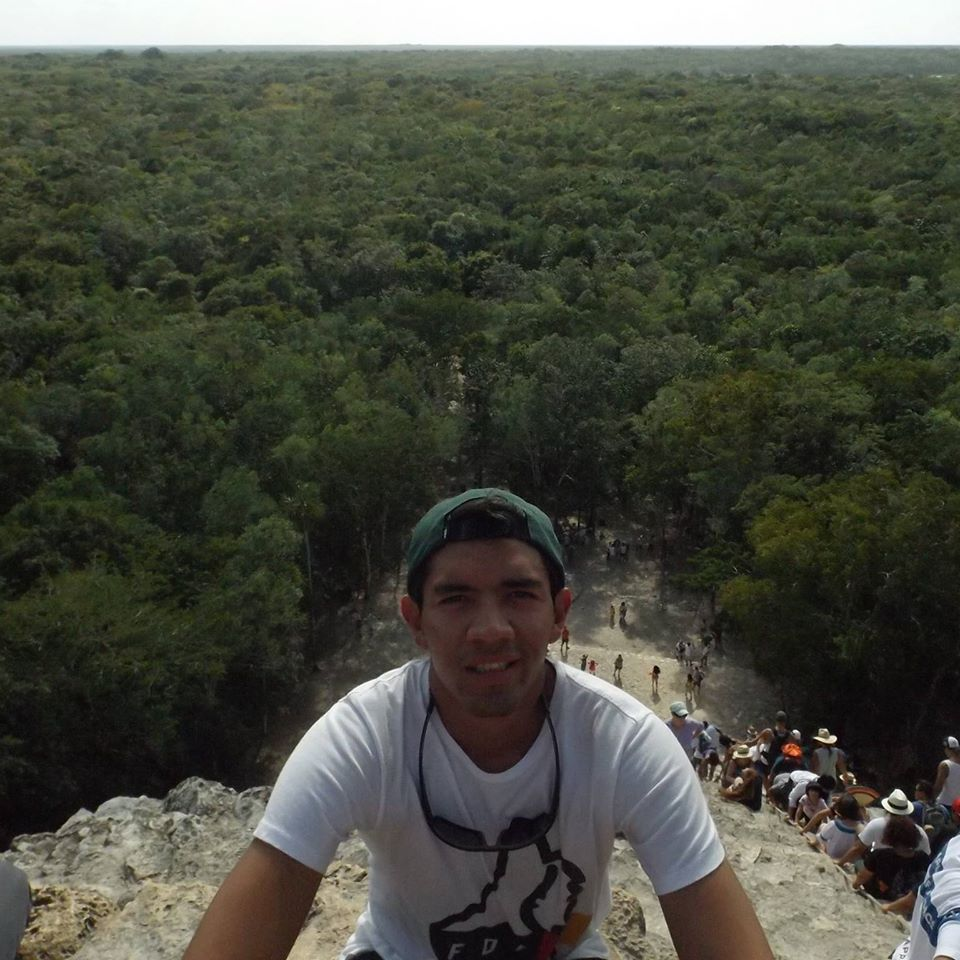
#> input picture Assets/io.jpg, 960 x 960 px
$ python funcionesBasicas.py
#> lines starting #> are read from the running program, lines starting #| are printed output that depends on the picture; after the words box and inside, x2 and y2 are one past the last pixel; in counts of white or black regions, pixels touching at a corner belong together
import cv2
import numpy as np
print("Package imported")

img = cv2.imread("Assets/io.jpg")
#> img is the input picture: shape (960, 960, 3); mean B, G, R 63.9, 74.8, 72.7
kernel = np.ones((5, 5), np.uint8)

imgGray = cv2.cvtColor(img, cv2.COLOR_BGR2GRAY)
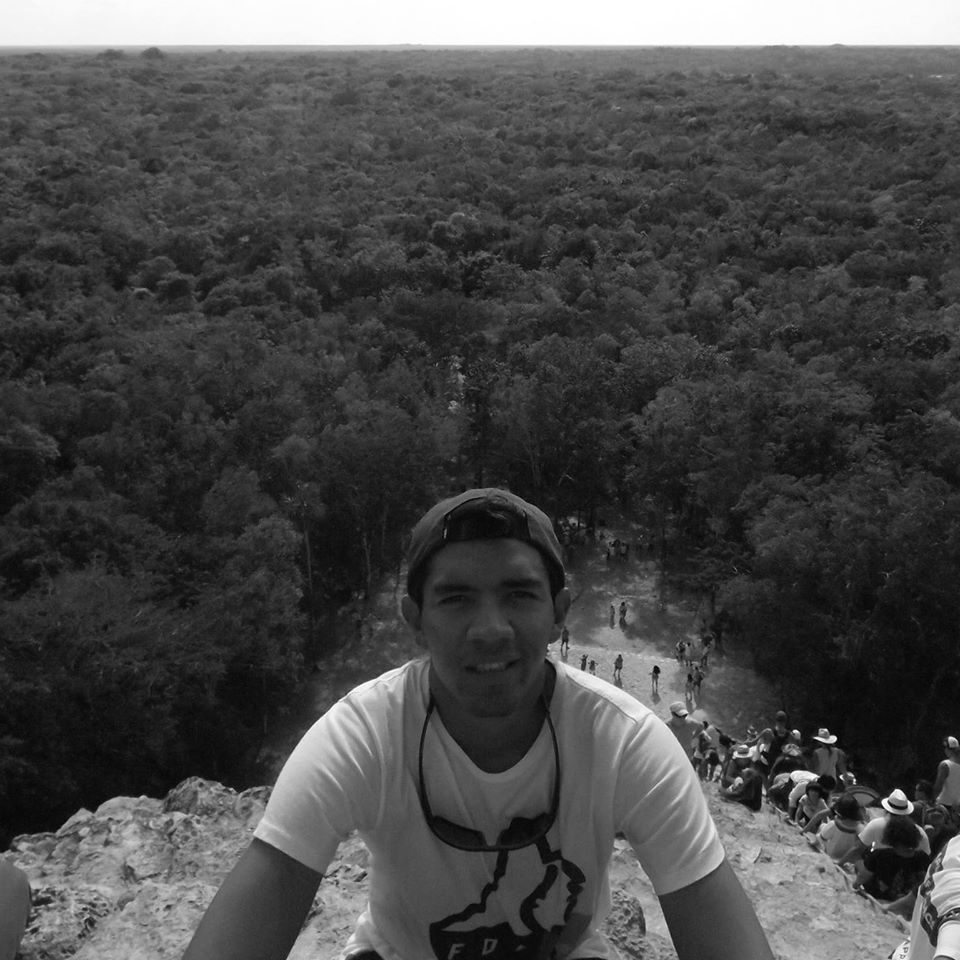
#> imgGray: shape (960, 960); min 1, max 255, mean 72.9
imgBlur = cv2.GaussianBlur(img, (7, 7), 0)
imgCanny = cv2.Canny(img, 200, 200)
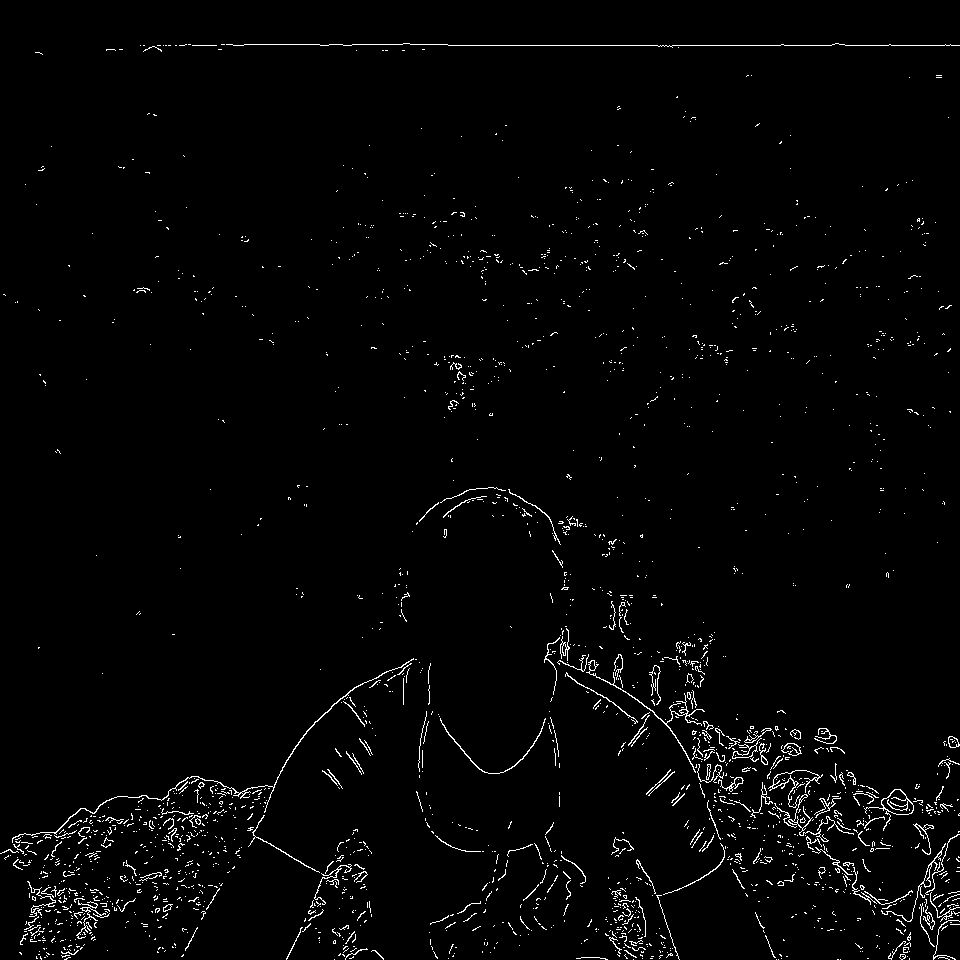
#> imgCanny: shape (960, 960); 1.9% white in thin lines or dots
imgDilation = cv2.dilate(imgCanny, kernel, iterations=2)
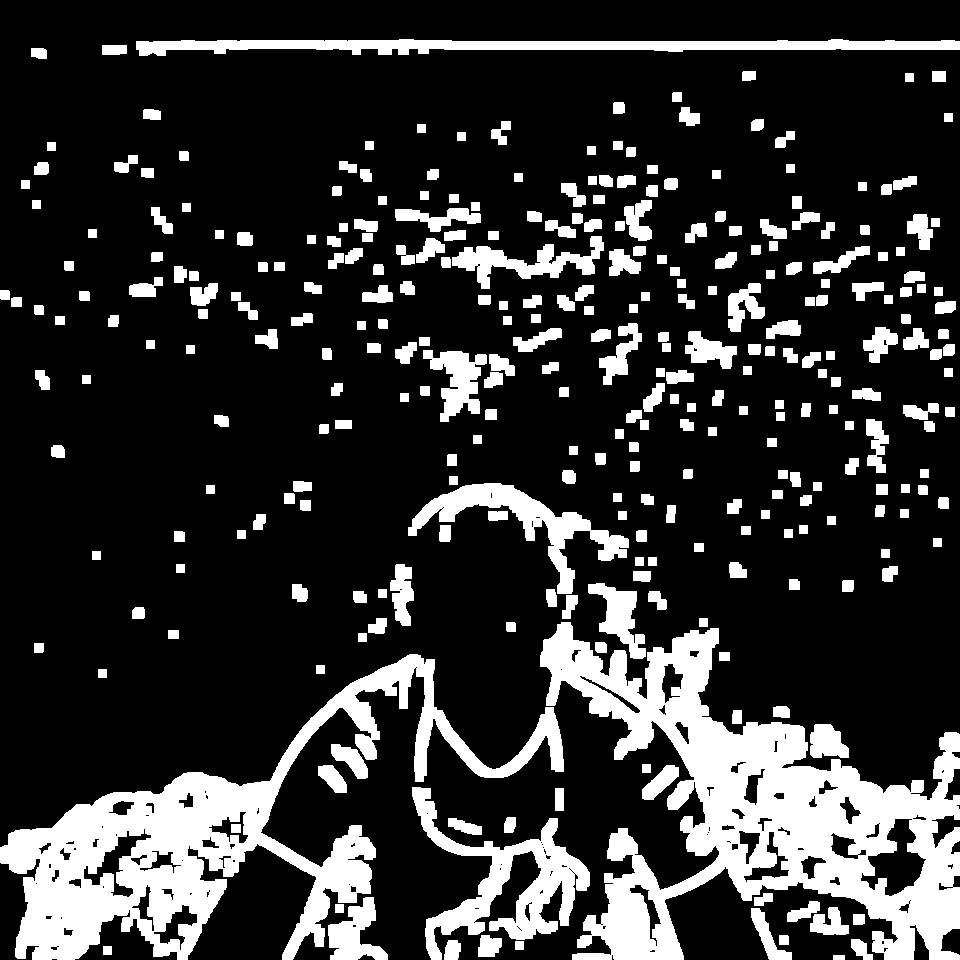
#> imgDilation: shape (960, 960); 20.1% white; 313 white regions, largest, box (x1, y1, x2, y2) and area: (540, 622, 960, 960) 54811, (0, 654, 564, 960) 43362, (412, 787, 590, 960) 9205

# cv2.imshow("simagen en escala de gris", imgGray)
# cv2.imshow("imagen en desenfocada", imgBlur)
cv2.imshow("imagen en borde", imgCanny)
cv2.imshow("imagen en dilatada", imgDilation)
cv2.waitKey(0)

$ run again, with Assets/chily.png saved as Assets/io.jpg
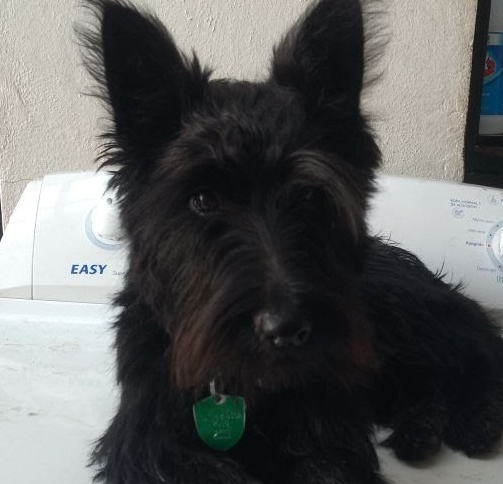
#> input picture Assets/chily.png, 503 x 484 px
#> img is the input picture: shape (484, 503, 3); mean B, G, R 94.9, 95.1, 94
#> `imgCanny = cv2.Canny(img, 200, 200)`:
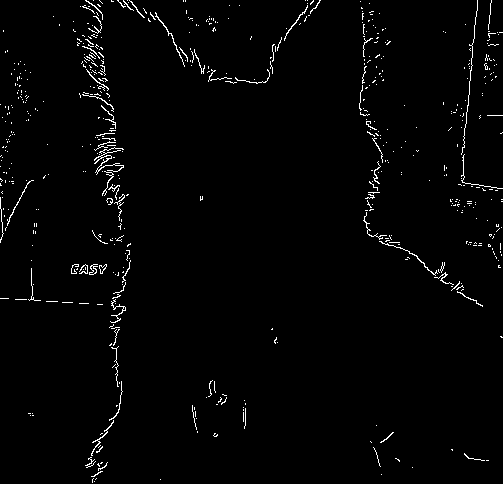
#> imgCanny: shape (484, 503); 1.8% white in thin lines or dots
#> `imgDilation = cv2.dilate(imgCanny, kernel, iterations=2)`:
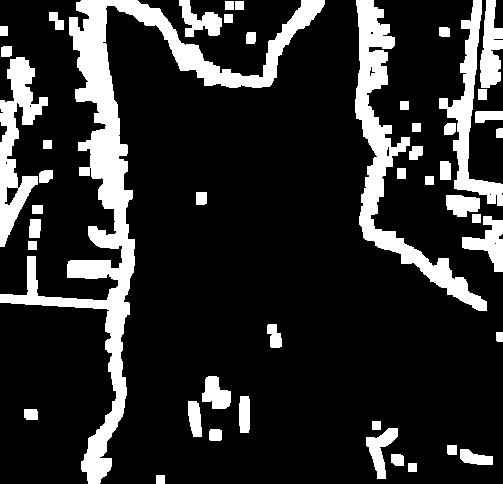
#> imgDilation: shape (484, 503); 17.6% white; 47 white regions, largest, box (x1, y1, x2, y2) and area: (0, 0, 325, 484) 18005, (355, 0, 487, 311) 7480, (0, 57, 48, 247) 3730
